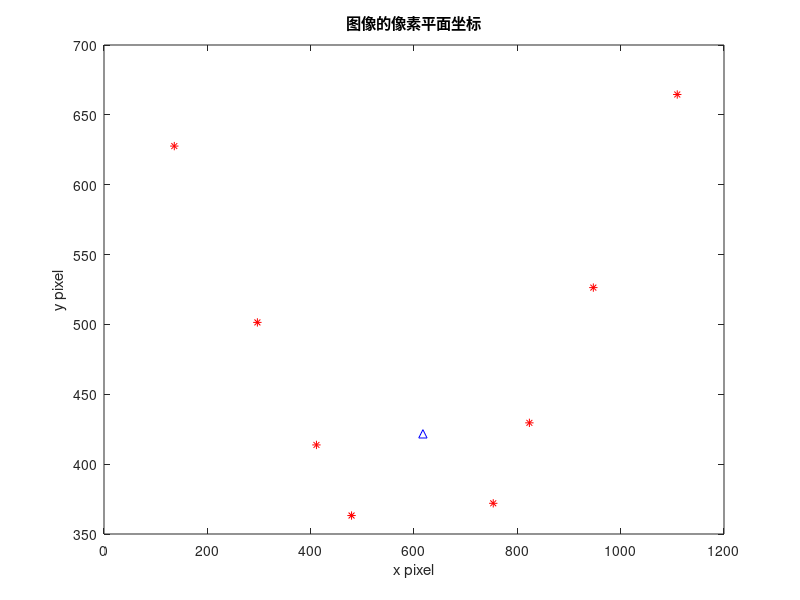
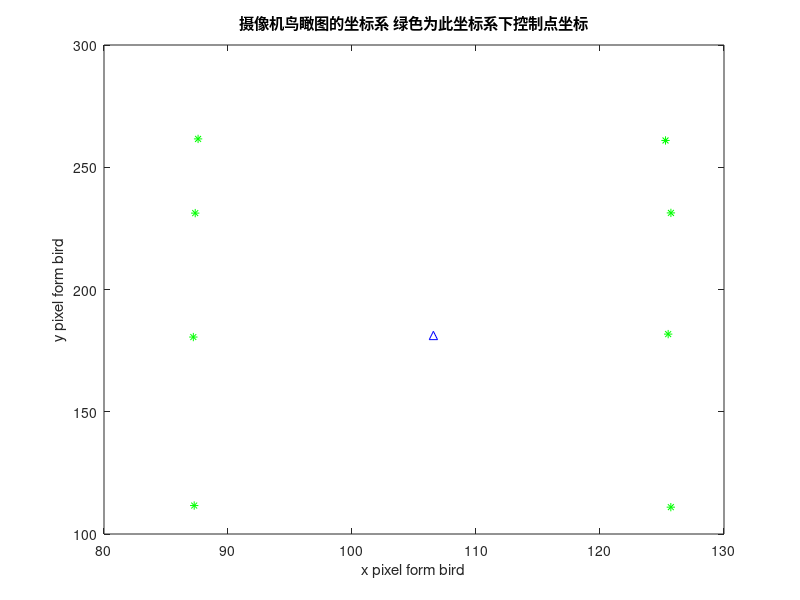
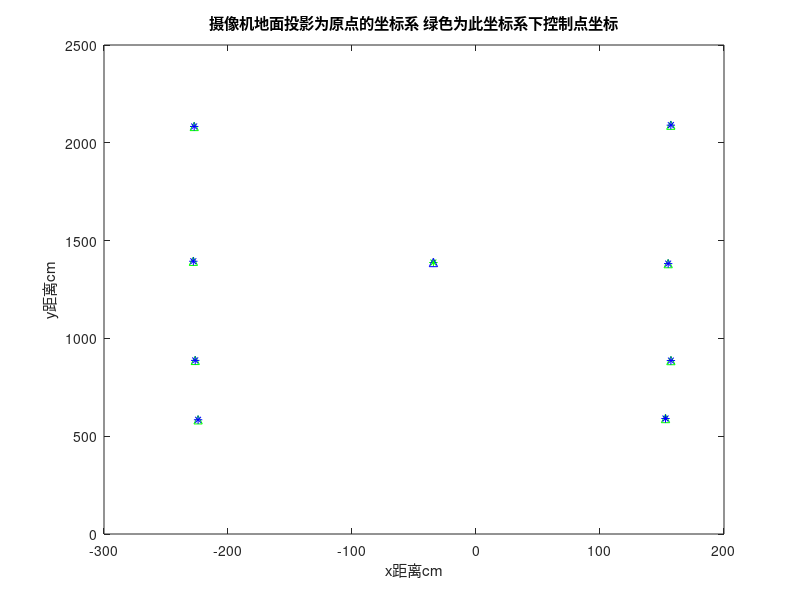

Reproduce these figures in MATLAB, in order.
close all;clear;clc
% 俯视图矩阵(原图转鸟瞰图矩阵)
hb=[-0.04830713747496683, -0.4373795992324429, 143.9690250293831;
0.04183045591775792, -1.310515413405067, 407.3017489049775;
0.0001219405187325797, -0.004114035756470801, 1];
% 测距矩阵 (原图点转自车距离)
hm=[-0.6172059535628878, 0.151643317385102, 339.6902632022253;
-0.02809492209016167, -0.05975965575762906, -873.0178598361697;
0.0001219405261698892, -0.004114035991148776, 1];
% 图像控制点像素坐标
pxy=[136.059	627.653
296.873	501.451
411.184	413.759
479.116	363.219
1109.53	664.576
947.094	526.368
823.338	429.558
753.371	371.971
];
figure(1)
plot(pxy(:,1),pxy(:,2),'r*')
xlabel('x pixel')
ylabel('y pixel')
title('图像的像素平面坐标')
p2=[0.4112    0.4138]*1000;p7=[0.8233    0.4296]*1000;
hold on
p27=(p2+p7)/2; %27中心点验证点
plot(p27(1),p27(2),'b^')
%% 
pxy1=[pxy,ones(8,1)]
pt27=[p27,1];
% 图像控制点鸟瞰图像素坐标
pxy_bird_view_img=[]
for i=1:8
    pxy_bird_view=hb*pxy1(i,:)';
    pxy_bird_view=pxy_bird_view/pxy_bird_view(3);
    pxy_bird_view_img=[pxy_bird_view_img;pxy_bird_view(1:2)'];
end
ptb=hb *pt27';
ptbxy=ptb(1:2)/ptb(3);
figure(2)
plot(pxy_bird_view_img(:,1),pxy_bird_view_img(:,2),'g*')
hold on
plot(ptbxy(1),ptbxy(2),'b^')
xlabel('x pixel form bird')
ylabel('y pixel form bird')
title('摄像机鸟瞰图的坐标系 绿色为此坐标系下控制点坐标')


%% 
% pxy1=[pxy,ones(8,1)]
% pt27=[p27,1];

%  第一种方式 绿色 hm测矩 
pxy_dist_hm=[]
figure(2)
for i=1:8
    pxy_hm=hm*pxy1(i,:)';
    pxy_hm=pxy_hm/pxy_hm(3);
    pxy_dist_hm=[pxy_dist_hm;pxy_hm(1:2)'];
end
figure(3)
plot(pxy_dist_hm(:,1),pxy_dist_hm(:,2),'g^')
ptm=hm*pt27'% 真实值[-0，1387]
ptm_d=ptm(1:2)/ptm(3);
hold on
plot(ptm_d(1),ptm_d(2),'g*')


%  第二种方式 蓝色 10cm  
pxy_bdist=[110,320].*ones(8,2)-pxy_bird_view_img;
pxy_bird_dist=[-pxy_bdist(:,1),pxy_bdist(:,2)]*10;
plot(pxy_bird_dist(:,1),pxy_bird_dist(:,2),'b*')
hold on
% ptb=hb *pt27';
% ptbxy=ptb(1:2)/ptb(3);
ptbm1=([110,320]-ptbxy')*10; % bird pixel (110,320) 
plot(-ptbm1(1),ptbm1(2),'b^')
xlabel('x距离cm')
ylabel('y距离cm')
title('摄像机地面投影为原点的坐标系 绿色为此坐标系下控制点坐标')
